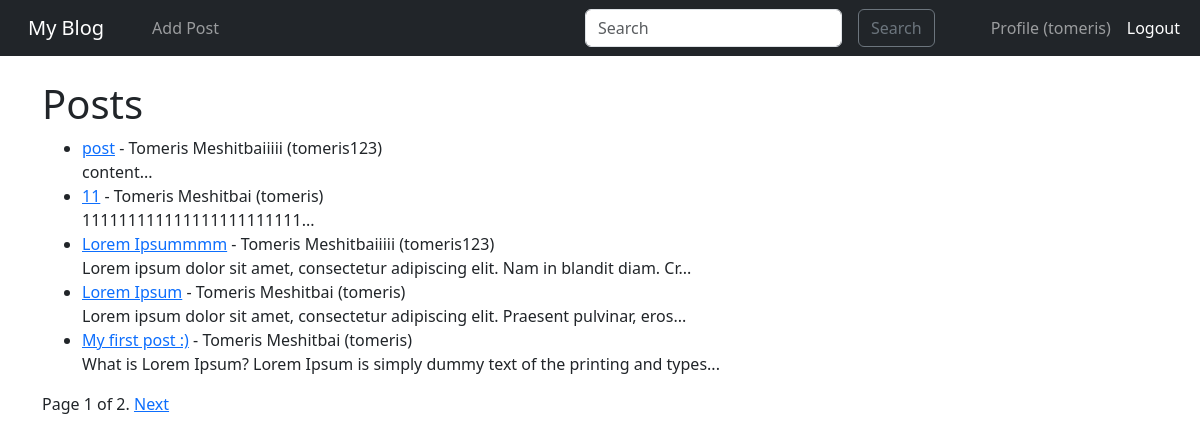
The app's page / (signed in) with its own data.
### blog/models.py (models this page shows, shortened)
class Post(models.Model):
    title = models.CharField(max_length=255)
    content = models.TextField()
    author = models.ForeignKey(User,on_delete=models.CASCADE)
    created_at = models.DateTimeField(auto_now_add=True)

### blog/views.py (the view)
# urls.py: path('', Home.as_view(), name = "home"),
class Home(ListView):
    model = Post
    template_name = 'home.html'
    ordering = ['-created_at']
    paginate_by = 5
    def get_queryset(self):
        query = self.request.GET.get('q')
        if query:
            return Post.objects.filter(Q(title__icontains=query) | Q(content__icontains=query)).distinct()
        return Post.objects.all().order_by('-created_at')

### blog/templates/home.html (shortened to what this page needs)
{% extends "base.html" %}
{% block content %}
<h1>Posts</h1>
{% if object_list %}
    <ul>
    {% for post in object_list %}
        <li>
            <a href="{% url 'post-detail' post.pk %}">{{ post.title }}</a> -
            {{ post.author.first_name }} {{ post.author.last_name }} ({{post.author.username}})<br/>
            {{ post.content|slice:":80" }}...
        </li>
    {% endfor %}
    </ul>
    <div class="pagination">
      <span class="step-links">
          {% if is_paginated %}
              <span class="current">
                  Page {{ page_obj.number }} of {{ page_obj.paginator.num_pages }}.
              </span>
              {% if page_obj.has_next %}
                  <a href="?page={{ page_obj.next_page_number }}">Next</a>
              {% endif %}
          {% endif %}
      </span>
  </div>
{% else %}
    <p>No posts available.</p>
{% endif %}
{% endblock %}

### blog/templates/base.html (shortened to what this page needs)
<!doctype html>
<html lang="en">
  <head>
    <link rel="stylesheet" href="https://cdn.jsdelivr.net/npm/bootstrap@5.3.3/dist/css/bootstrap.rtl.min.css">
  </head>
  <body>
    <nav class="navbar navbar-expand-lg navbar-dark bg-dark">
      <div class="container-fluid">
        <a class="navbar-brand" href="{% url 'home' %}">My Blog</a>
        <div class="collapse navbar-collapse" id="navbarSupportedContent">
          <ul class="navbar-nav ms-auto">
            {% if user.is_authenticated %}
              <li class="nav-item">
                <a class="nav-link" href="{% url 'add-post' %}">Add Post</a>
              </li>
            {% endif %}
          </ul>
          <form class="d-flex ms-2" role="search">
            <input class="form-control ms-3" type="search" name="q" placeholder="Search" aria-label="Search" value="{{ request.GET.q }}">
            <button class="btn btn-outline-secondary" type="submit">Search</button>
          </form>
          <ul class="navbar-nav mr-auto">
            {% if user.is_authenticated %}
              <li class="nav-item">
                <a class="nav-link" href="{% url 'profile' request.user.id %}">Profile ({{ user.username }})</a>
              </li>
              <li class="nav-item">
                <form action="{% url 'logout' %}" method="post" class="d-inline">
                  <button type="submit" class="nav-link btn btn-link" style="color: white;">Logout</button>
                </form>
              </li>
            {% endif %}
          </ul>
        </div>
      </div>
    </nav>
    <br/>
    <div class="container">
      {% block content %}
      {% endblock %}
    </div>
  </body>
</html>

### records on screen
Post: title "post", author.first_name "Tomeris", author.last_name "Meshitbaiiiii", author.username "tomeris123", content "content"
Post: title "11", author.first_name "Tomeris", author.last_name "Meshitbai", author.username "tomeris", content "111111111111111111111111"
Post: title "Lorem Ipsummmm", author.first_name "Tomeris", author.last_name "Meshitbaiiiii", author.username "tomeris123", content "Lorem ipsum dolor sit amet, consectetur adipiscing elit. Nam in blandit diam. Cr"
Post: title "Lorem Ipsum", author.first_name "Tomeris", author.last_name "Meshitbai", author.username "tomeris", content "Lorem ipsum dolor sit amet, consectetur adipiscing elit. Praesent pulvinar, eros"
Post: title "My first post :)", author.first_name "Tomeris", author.last_name "Meshitbai", author.username "tomeris", content "What is Lorem Ipsum? Lorem Ipsum is simply dummy text of the printing and types"

### other values on screen
{{ user.username }} "tomeris"
{{ page_obj.number }} "1"
{{ page_obj.paginator.num_pages }} "2"
